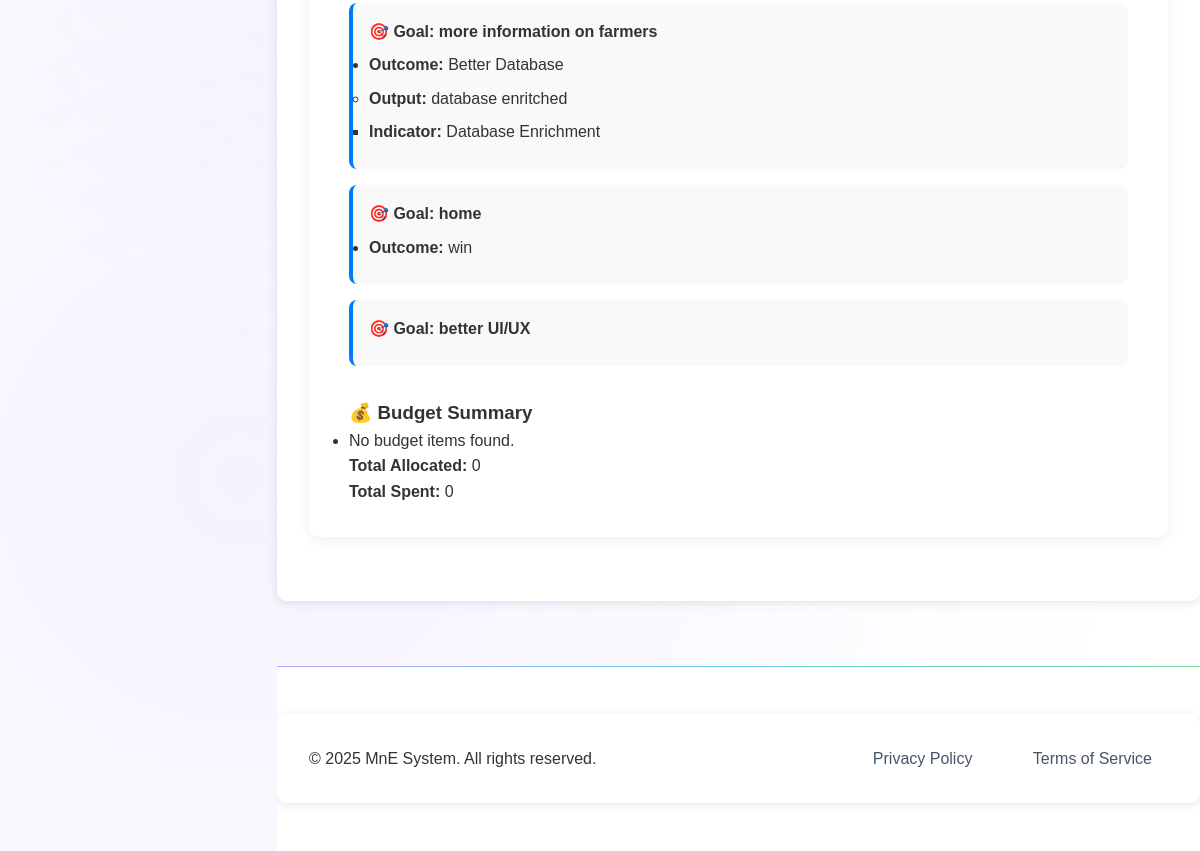
Before: /api/v1/projects/1/ (signed in, lower part) with the older database file.
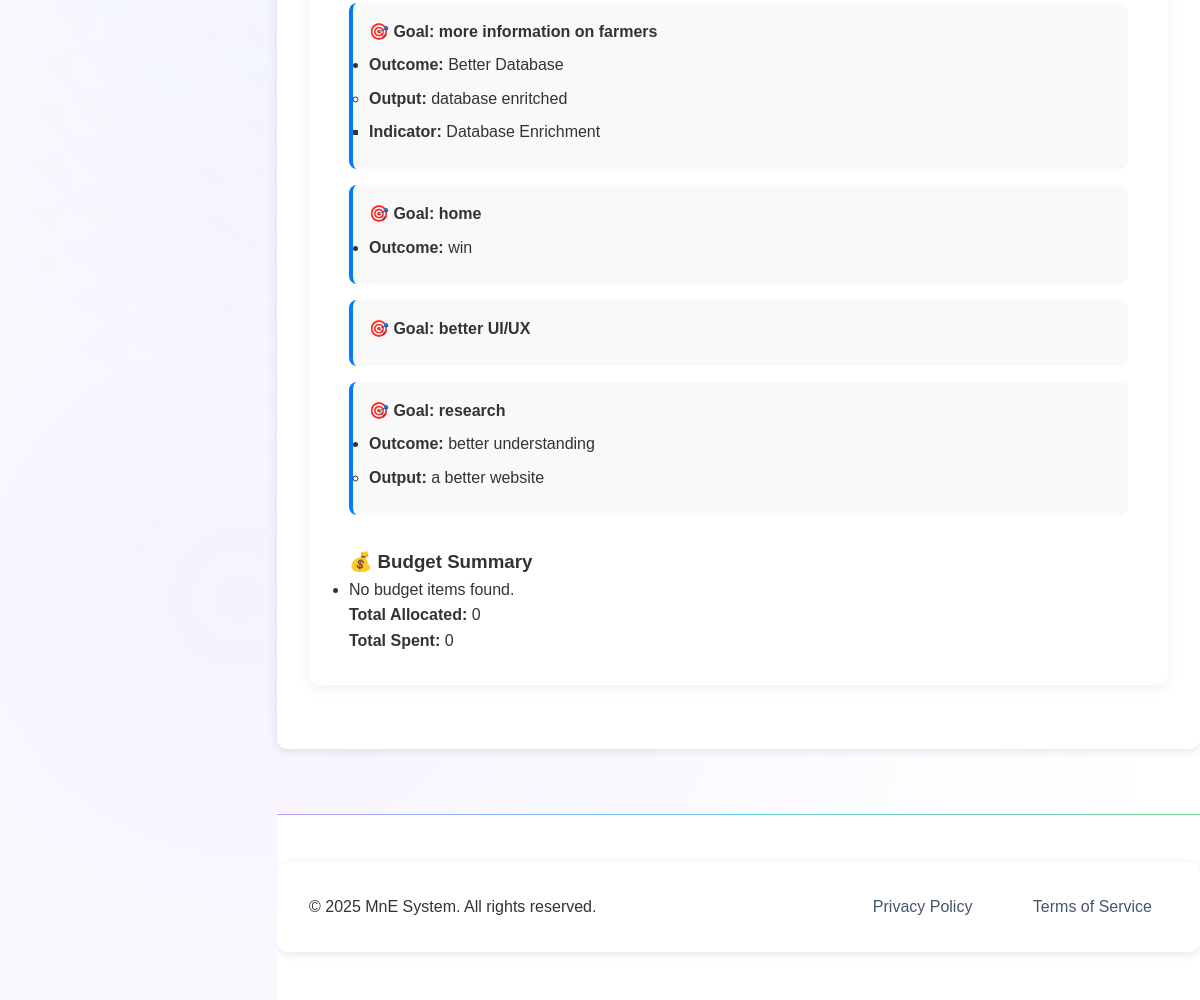
After: the same page with the newer database file.
### logframe/models.py (models this page shows, shortened)
class Goal(models.Model):
    project = models.ForeignKey(Project, on_delete=models.CASCADE, related_name='goals')
    title = models.CharField(max_length=255)
    description = models.TextField(blank=True)
    created_at = models.DateTimeField(auto_now_add=True)

class Outcome(models.Model):
    goal = models.ForeignKey(Goal, related_name='outcomes', on_delete=models.CASCADE)
    title = models.CharField(max_length=255)
    description = models.TextField(blank=True)

class Output(models.Model):
    outcome = models.ForeignKey(Outcome, related_name='outputs', on_delete=models.CASCADE)
    title = models.CharField(max_length=255)
    description = models.TextField(blank=True)

class Indicator(models.Model):
    output = models.ForeignKey(Output, related_name='indicators', on_delete=models.CASCADE)
    name = models.CharField(max_length=255)
    means_of_verification = models.TextField()
    unit_of_measurement = models.CharField(max_length=100, blank=True)
    baseline = models.FloatField(default=0)
    target = models.FloatField(default=0)
    actual = models.FloatField(default=0)

### projects/views.py (the view)
# urls.py: path('<int:pk>/', ProjectDetailView.as_view(), name='project-detail'),
class ProjectDetailView(LoginRequiredMixin, View):
    def get(self, request, pk):
        project = get_object_or_404(Project, pk=pk)
        if not ProjectMembership.objects.filter(user=request.user, project=project).exists():
            return render(request, '403.html', status=403)
        goals = project.goals.prefetch_related('outcomes__outputs__indicators')
        budgets = project.budgets.select_related('output')
        total_spent = budgets.aggregate(total=Sum('amount_spent'))['total'] or 0
        total_allocated = budgets.aggregate(total=Sum('amount_allocated'))['total'] or 0
        return render(request, 'projects/project_detail.html', {
            'project': project,
            'goals': goals,
            'budgets': budgets,
            'total_spent': total_spent,
            'total_allocated': total_allocated,
        })

### templates/projects/project_detail.html (shortened to what this page needs)
{% extends 'base.html' %}
{% block content %}
<div class="project-detail-container">
  <section class="logframe-section">
    {% for goal in goals %}
      <div class="goal">
        <h4>🎯 Goal: {{ goal.title }}</h4>
        <ul>
          {% for outcome in goal.outcomes.all %}
            <li><strong>Outcome:</strong> {{ outcome.title }}
              <ul>
                {% for output in outcome.outputs.all %}
                  <li><strong>Output:</strong> {{ output.title }}
                    <ul>
                      {% for indicator in output.indicators.all %}
                        <li><strong>Indicator:</strong> {{ indicator.name }}</li>
                      {% endfor %}
                    </ul>
                  </li>
                {% endfor %}
              </ul>
            </li>
          {% endfor %}
        </ul>
      </div>
    {% empty %}
      <p>No goals/logframe items yet.</p>
    {% endfor %}
  </section>
  <section class="budget-section">
    <h3>💰 Budget Summary</h3>
    <ul>
      {% for budget in budgets %}
        <li>
          <strong>{{ budget.activity }}</strong> - Allocated: {{ budget.amount_allocated }} |
          Spent: {{ budget.amount_spent }}
        </li>
      {% empty %}
        <li>No budget items found.</li>
      {% endfor %}
    </ul>
    <p><strong>Total Allocated:</strong> {{ total_allocated }}</p>
    <p><strong>Total Spent:</strong> {{ total_spent }}</p>
  </section>
</div>
{% endblock %}

Changed rows visible on the page:
added Goal: title "research"
added Outcome: title "better understanding", shown under "research"
added Output: title "a better website", shown under "better understanding"
